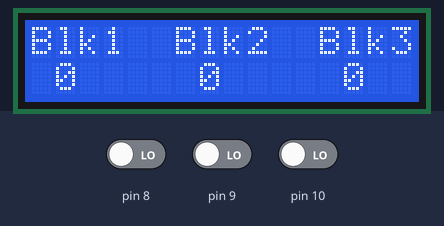
Bench run of a sketch on a simulated Arduino Uno, built with avr-gcc and run on an emulated ATmega328P. Shown: 16×2 character LCD. The test bench sets the inputs (shaded band); at power-on: pin 8 LOW, pin 9 LOW, pin 10 LOW.

Above: at 1.2 s.
1.3 s: pin 8 driven HIGH
At 1.42 s:
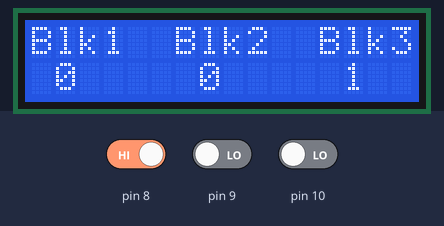
2.8 s: pin 9 driven HIGH
At 2.94 s:
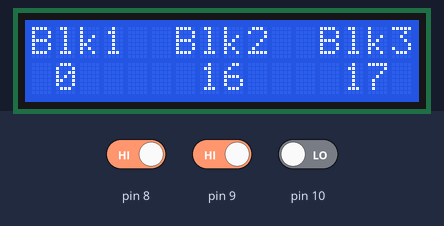
4.3 s: pin 10 driven HIGH
At 4.36 s:
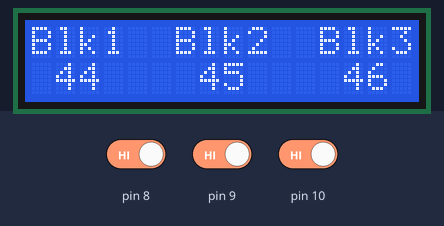
5.8 s: pin 8 driven LOW
At 5.88 s:
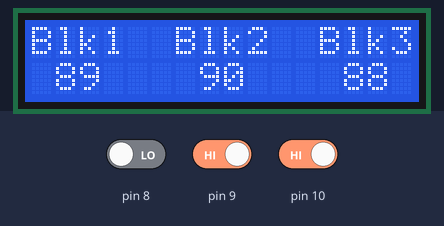
7.3 s: pin 9 driven LOW
At 7.4 s:
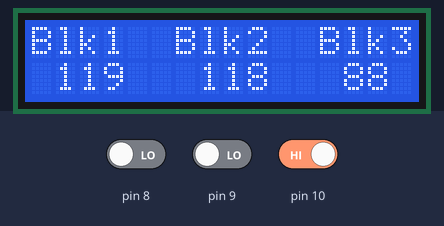
8.8 s: pin 8 driven HIGH
At 8.93 s:
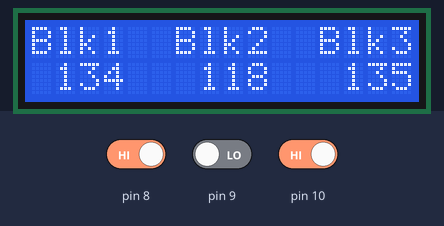

The sketch:

queue-system.ino
```cpp
#include <LiquidCrystal.h>

LiquidCrystal lcd(12, 11, 5, 4, 3, 2);

int PenghitungUrutan = 0;
int Urutan1 = 0;
int Urutan2 = 0;
int Urutan3 = 0;
int Bilik1 = 0;
int Bilik2 = 0;
int Bilik3 = 0;

void setup() {
  lcd.begin(16, 2);
  lcd.print("Blk1  Blk2  Blk3");
  pinMode(8,INPUT);
  pinMode(9,INPUT);
  pinMode(10,INPUT);
}

void loop() {
  Bilik1 = digitalRead(10);
  Bilik2 = digitalRead(9);
  Bilik3 = digitalRead(8);

  if(Bilik1 == HIGH) {
    PenghitungUrutan++;
    Urutan1 = PenghitungUrutan;
  }

  if(Bilik2 == HIGH) {
    PenghitungUrutan++;
    Urutan2 = PenghitungUrutan;
  }

  if(Bilik3 == HIGH) {
    PenghitungUrutan++;
    Urutan3 = PenghitungUrutan;
  }

  lcd.setCursor(1, 2);
  lcd.print(Urutan1);
  lcd.setCursor(7, 2);
  lcd.print(Urutan2);
  lcd.setCursor(13, 2);
  lcd.print(Urutan3);
  delay(100);

}
```

Measured:
- after the input at 1.3 s, the display: changes after 0.08 s (image 1)
